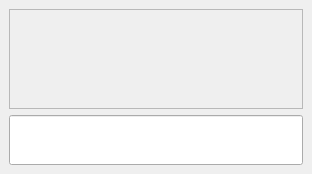
<?xml version="1.0" encoding="UTF-8"?>
<ui version="4.0">
 <class>TrabajadoresBase</class>
 <widget class="QWidget" name="TrabajadoresBase">
  <property name="geometry">
   <rect>
    <x>0</x>
    <y>0</y>
    <width>312</width>
    <height>174</height>
   </rect>
  </property>
  <property name="windowTitle">
   <string>Form</string>
  </property>
  <layout class="QVBoxLayout">
   <property name="spacing">
    <number>6</number>
   </property>
   <property name="margin">
    <number>9</number>
   </property>
   <item>
    <widget class="QFrame" name="mui_frame">
     <property name="frameShape">
      <enum>QFrame::StyledPanel</enum>
     </property>
     <property name="frameShadow">
      <enum>QFrame::Raised</enum>
     </property>
    </widget>
   </item>
   <item>
    <widget class="QLineEdit" name="mui_password">
     <property name="font">
      <font>
       <pointsize>28</pointsize>
       <weight>75</weight>
       <bold>true</bold>
      </font>
     </property>
     <property name="echoMode">
      <enum>QLineEdit::Password</enum>
     </property>
    </widget>
   </item>
  </layout>
 </widget>
 <resources/>
 <connections/>
</ui>
